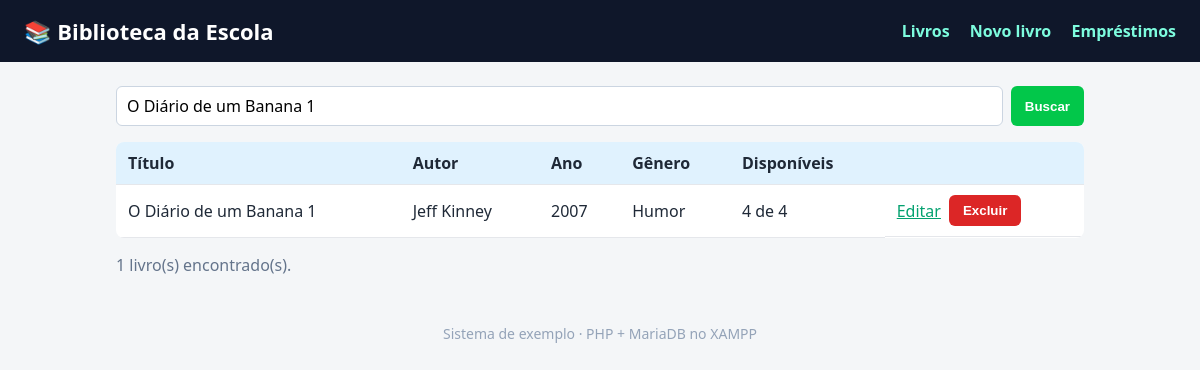
Screenshot of /index.php?busca=O Diário de um Banana 1 with the database file from the repository.
### tables this page shows
CREATE TABLE livros (
  id          INT AUTO_INCREMENT PRIMARY KEY,
  titulo      VARCHAR(150) NOT NULL,
  autor       VARCHAR(100) NOT NULL,
  ano         INT,
  genero      VARCHAR(50),
  quantidade  INT NOT NULL DEFAULT 1
);

### conexao.php (called while the page is built, shortened)
<?php
function e($texto) {
    return htmlspecialchars((string)$texto, ENT_QUOTES, 'UTF-8');
}

### index.php (the view, shortened to what this page needs)
<?php
require 'conexao.php';
$busca = $_GET['busca'] ?? '';
$sql = "SELECT l.id, l.titulo, l.autor, l.ano, l.genero, l.quantidade,
               COUNT(e.id) AS emprestados
        FROM livros l
        LEFT JOIN emprestimos e
               ON e.livro_id = l.id AND e.data_devolucao IS NULL
        WHERE l.titulo LIKE :busca OR l.autor LIKE :busca2
        GROUP BY l.id, l.titulo, l.autor, l.ano, l.genero, l.quantidade
        ORDER BY l.titulo";
$consulta = $pdo->prepare($sql);
$consulta->execute([':busca' => "%$busca%", ':busca2' => "%$busca%"]);
$livros = $consulta->fetchAll();
require 'topo.php';
?>
<form method="get" class="busca">
  <input type="text" name="busca" value="<?= e($busca) ?>" placeholder="Buscar por título ou autor">
  <button>Buscar</button>
</form>
<table>
  <tr><th>Título</th><th>Autor</th><th>Ano</th><th>Gênero</th><th>Disponíveis</th><th></th></tr>
  <?php foreach ($livros as $livro): ?>
    <tr>
      <td><?= e($livro['titulo']) ?></td>
      <td><?= e($livro['autor']) ?></td>
      <td><?= e($livro['ano']) ?></td>
      <td><?= e($livro['genero']) ?></td>
      <td><?= $livro['quantidade'] - $livro['emprestados'] ?> de <?= $livro['quantidade'] ?></td>
      <td class="acoes">
        <a href="editar.php?id=<?= $livro['id'] ?>">Editar</a>
        <form method="post" action="excluir.php" onsubmit="return confirm('Excluir este livro?')">
          <button class="perigo">Excluir</button>
        </form>
      </td>
    </tr>
  <?php endforeach; ?>
</table>
<p class="total"><?= count($livros) ?> livro(s) encontrado(s).</p>
<?php require 'rodape.php'; ?>

### estilo.css (style rules this page uses)
* { box-sizing: border-box; }
body { margin: 0; font-family: system-ui, Arial, sans-serif; background: #F4F6F8; color: #1F2937; }
table { width: 100%; border-collapse: collapse; background: #FFF; border-radius: 8px; overflow: hidden; }
th, td { padding: 10px 12px; border-bottom: 1px solid #E5E7EB; text-align: left; }
th { background: #E0F2FE; }
.acoes { display: flex; gap: 8px; align-items: center; }
.acoes form { margin: 0; }
button { background: #02c74a; color: #FFF; border: 0; border-radius: 6px; padding: 8px 14px; cursor: pointer; font-weight: 600; }
button.perigo { background: #DC2626; }
a { color: #03a16f; }
input, select { padding: 8px 10px; border: 1px solid #CBD5E1; border-radius: 6px; font: inherit; }
.busca, .linha { display: flex; gap: 8px; margin-bottom: 16px; flex-wrap: wrap; }
.busca input { flex: 1; min-width: 200px; }
.total { color: #64748B; }

### rows the page displays
livros: titulo "O Diário de um Banana 1", autor "Jeff Kinney", ano "2007", genero "Humor", $livro['quantidade']-$livro['emprestados'] "4", quantidade "4"

### other values shown
count($livros) "1"
